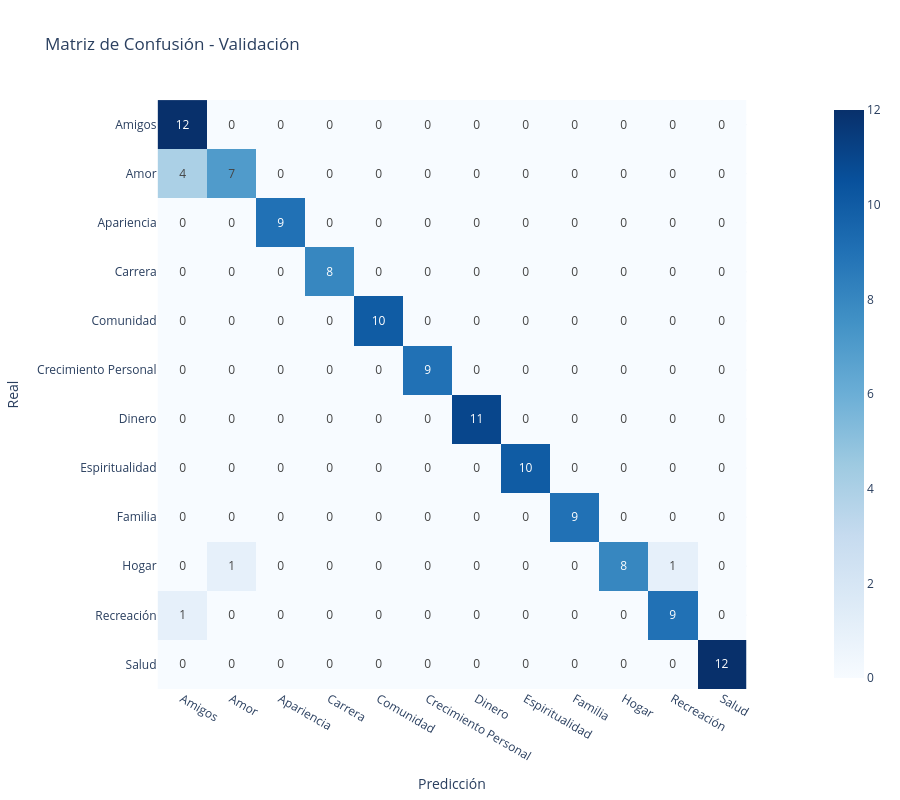

The notebook cell this image was saved under:
### Code cell
y_val_pred = pipeline_area.predict(X_val)

cm_val = confusion_matrix(y_area_val, y_val_pred, labels=pipeline_area.classes_)

fig_val = px.imshow(
    cm_val,
    x=pipeline_area.classes_,
    y=pipeline_area.classes_,
    color_continuous_scale="blues",
    text_auto=True,
    title="Matriz de Confusión - Validación"
)

fig_val.update_layout(
    xaxis_title="Predicción",
    yaxis_title="Real",
    template="plotly_white",
    width=900,
    height=800
)

fig_val.show()

### Figure 1 — Plotly figure (JSON) as saved in the notebook; plotly's stock layout.template omitted (floating-point values rounded to 4 significant figures; data arrays with more than 128 entries replaced by an {"elided": "..."} marker saying what was removed)
{"data": [{"coloraxis": "coloraxis", "hovertemplate": "x: %{x}<br>y: %{y}<br>color: %{z}<extra></extra>", "name": "0", "texttemplate": "%{z}", "type": "heatmap", "x": ["Amigos", "Amor", "Apariencia", "Carrera", "Comunidad", "Crecimiento Personal", "Dinero", "Espiritualidad", "Familia", "Hogar", "Recreación", "Salud"], "xaxis": "x", "y": ["Amigos", "Amor", "Apariencia", "Carrera", "Comunidad", "Crecimiento Personal", "Dinero", "Espiritualidad", "Familia", "Hogar", "Recreación", "Salud"], "yaxis": "y", "z": {"elided": "12x12 int values"}}], "layout": {"coloraxis": {"colorscale": [[0, "rgb(247,251,255)"], [0.125, "rgb(222,235,247)"], [0.25, "rgb(198,219,239)"], [0.375, "rgb(158,202,225)"], [0.5, "rgb(107,174,214)"], [0.625, "rgb(66,146,198)"], [0.75, "rgb(33,113,181)"], [0.875, "rgb(8,81,156)"], [1, "rgb(8,48,107)"]]}, "height": 800, "title": {"text": "Matriz de Confusión - Validación"}, "width": 900, "xaxis": {"anchor": "y", "constrain": "domain", "domain": [0, 1], "scaleanchor": "y", "title": {"text": "Predicción"}}, "yaxis": {"anchor": "x", "autorange": "reversed", "constrain": "domain", "domain": [0, 1], "title": {"text": "Real"}}}}
